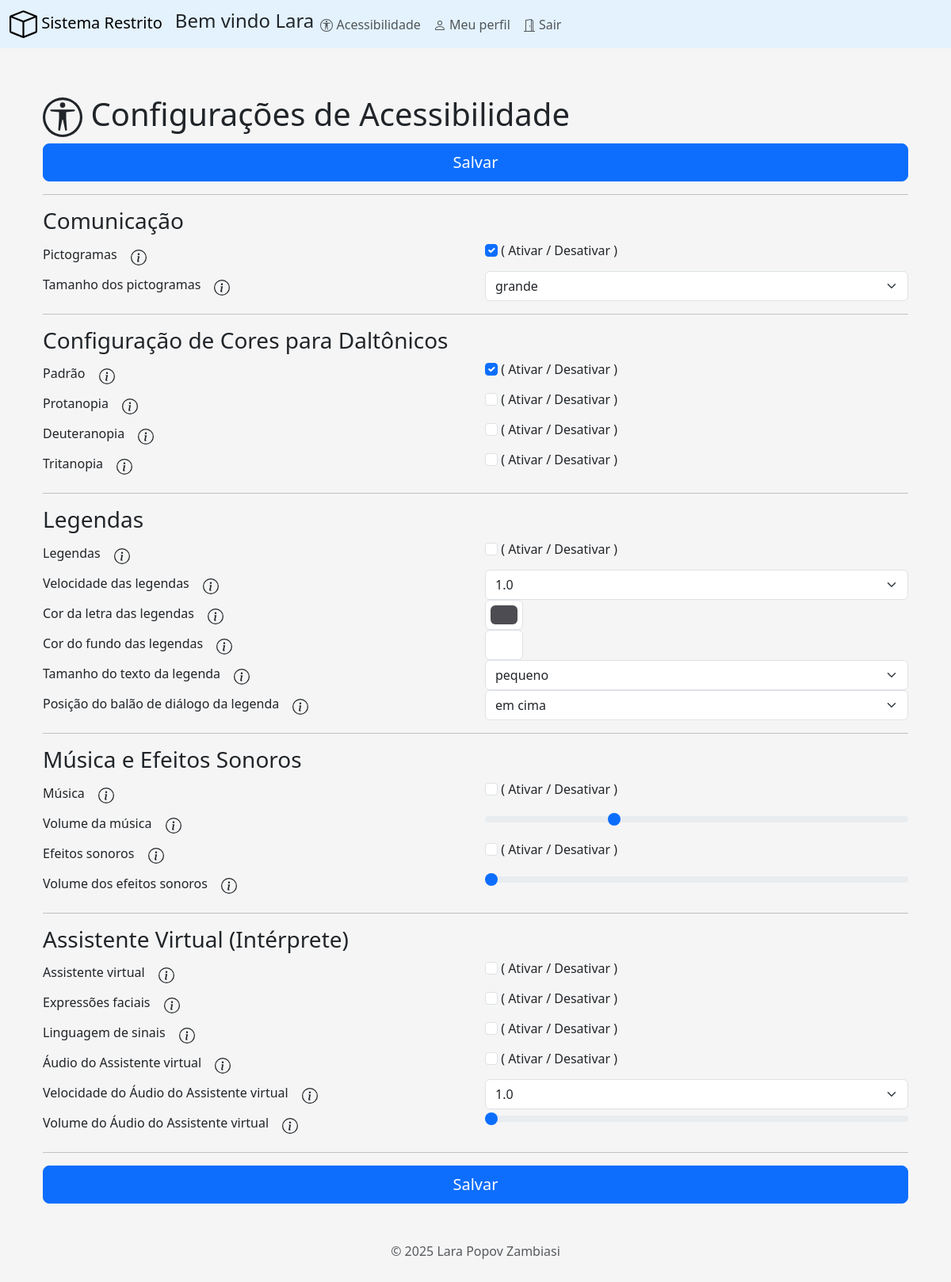
/restrito.php (signed in), run on the app's committed database.
### tables this page shows
CREATE TABLE `acessibilidade` (
  `acessibilidade_id` int(11) NOT NULL,
  `usuario_id` int(11) NOT NULL,
  `pictograma` int(1) NOT NULL,
  `pictograma_tamanho` int(11) NOT NULL,
  `daltonico` int(1) NOT NULL,
  `protanopia` int(1) NOT NULL,
  `deuteranopia` int(1) NOT NULL,
  `tritanopia` int(1) NOT NULL,
  `legenda` int(1) NOT NULL,
  `legenda_velocidade` int(11) NOT NULL,
  `legenda_cor` varchar(10) NOT NULL,
  `legenda_tamanho` int(11) NOT NULL,
  `legenda_posicao` int(11) NOT NULL,
  `legenda_fundo` varchar(10) NOT NULL,
  `musica` int(1) NOT NULL,
  `musica_volume` int(10) NOT NULL,
  `efeitos_sonoros` int(1) NOT NULL,
  `efeitos_sonoros_volume` int(10) NOT NULL,
  `interprete` int(1) NOT NULL,
  `interprete_expressoes_faciais` int(1) NOT NULL,
  `interprete_gestos` int(1) NOT NULL,
  `interprete_audio` int(11) NOT NULL,
  `interprete_audio_velocidade` int(11) NOT NULL,
  `interprete_audio_volume` int(11) NOT NULL
);

### restrito.php (the view, shortened to what the rows shown need)
<?php
require 'conexao.php';
require 'class/acessibilidade.class.php';
require 'class/usuario.class.php';
$usuario_id = $_SESSION['usuario_id'];
$acessibilidade = Acessibilidade::buscarDadosAcessibilidade($pdo, $usuario_id);
?>
<!DOCTYPE html>
<html>
<head>
    <link href="https://cdn.jsdelivr.net/npm/bootstrap@5.3.3/dist/css/bootstrap.min.css" rel="stylesheet">
    <link rel='stylesheet' type='text/css' media='screen' href='css/main.css'>
</head>
<body>
    <div class="container">
    <form action="restrito.php" method="post" class="container-fluid">
    <h1> Configurações de Acessibilidade</h1>
        <div class="row">
            <div class="col">
                <select id="pictograma_tamanho" name="pictograma_tamanho" class="form-select">
                    <option value="3" <?php echo ($acessibilidade->get_pictograma_tamanho() == 3) ? 'selected' : ''; ?> >grande</option>
                </select>
            </div>
        </div>
        <div class="row">
            <div class="col">
                <select id="legenda_velocidade" name="legenda_velocidade" class="form-select">
                    <option value="1" <?php echo ($acessibilidade->get_legenda_velocidade() == 1) ? 'selected' : ''; ?> >1.0</option>
                </select>
            </div>
        </div>
        <div class="row">
            <div class="col">
                <input type="color" id="legenda_cor" name="legenda_cor" class="form-control form-control-color" value="<?=$acessibilidade->get_legenda_cor(); ?>" >
            </div>
        </div>
        <div class="row">
            <div class="col">
                <input type="color" id="legenda_fundo" name="legenda_fundo" class="form-control form-control-color" value="<?=$acessibilidade->get_legenda_fundo(); ?>" >
            </div>
        </div>
        <div class="row">
            <div class="col">
                <select id="legenda_tamanho" name="legenda_tamanho" class="form-select">
                    <option value="1" <?php echo ($acessibilidade->get_legenda_tamanho() == 1) ? 'selected' : ''; ?> >pequeno</option>
                </select>
            </div>
        </div>
        <div class="row">
            <div class="col">
                <select id="legenda_posicao" name="legenda_posicao" class="form-select">
                    <option value="1" <?php echo ($acessibilidade->get_legenda_posicao() == 1) ? 'selected' : ''; ?> >em cima</option>
                </select>
            </div>
        </div>
        <div class="row">
            <div class="col">
            <input type="range" class="form-range" id="musica_volume" name="musica_volume" min="0" max="10" value="<?php echo $acessibilidade->get_musica_volume(); ?>">
            </div>
        </div>
        <div class="row">
            <div class="col">
            <input type="range" class="form-range" id="efeitos_sonoros_volume" name="efeitos_sonoros_volume" min="0" max="10" value="<?php echo $acessibilidade->get_efeitos_sonoros_volume(); ?>">
            </div>
        </div>
        <div class="row">
            <div class="col">
                <select id="interprete_audio_velocidade" name="interprete_audio_velocidade" class="form-select">
                    <option value="1" <?php echo ($acessibilidade->get_interprete_audio_velocidade() == 1) ? 'selected' : ''; ?> >1.0</option>
                </select>
            </div>
        </div>
        <div class="row">
            <div class="col">
            <input type="range" class="form-range" id="interprete_audio_volume" name="interprete_audio_volume" min="0" max="10" value="<?php echo $acessibilidade->get_interprete_audio_volume(); ?>">
            </div>
        </div>
    </form>
    </div>
</body>
</html>

### data on the page
acessibilidade: pictograma_tamanho "grande", legenda_velocidade "1.0", legenda_cor "#4d4c52", legenda_fundo "#ffffff", legenda_tamanho "pequeno", legenda_posicao "em cima", musica_volume "3", efeitos_sonoros_volume "0", interprete_audio_velocidade "1.0", interprete_audio_volume "0"

### other printed values
$_SESSION['nome'] "Lara"
